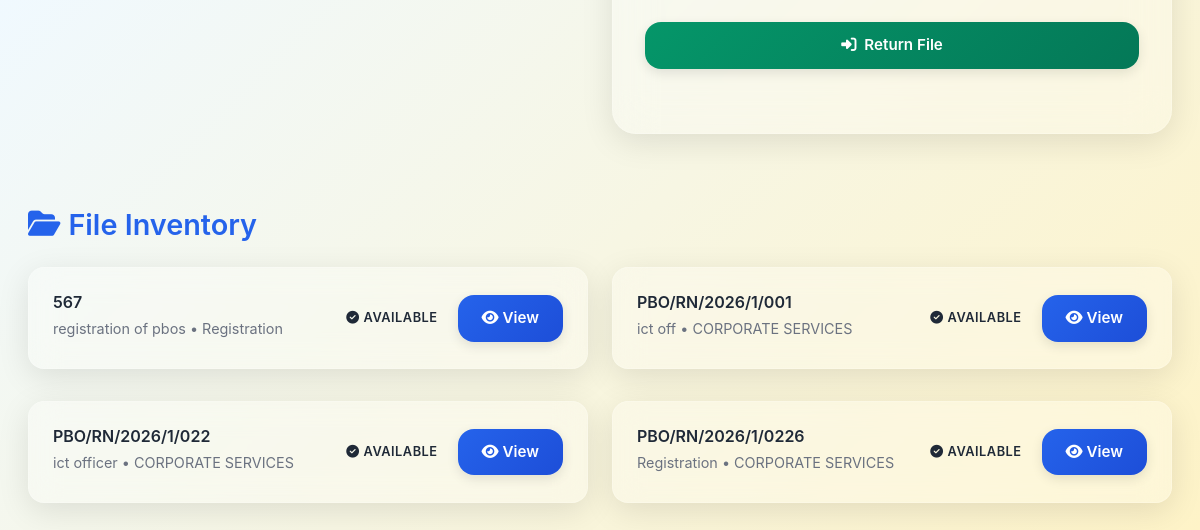
Before: /files/dashboard (signed in, lower part) with the older database file.
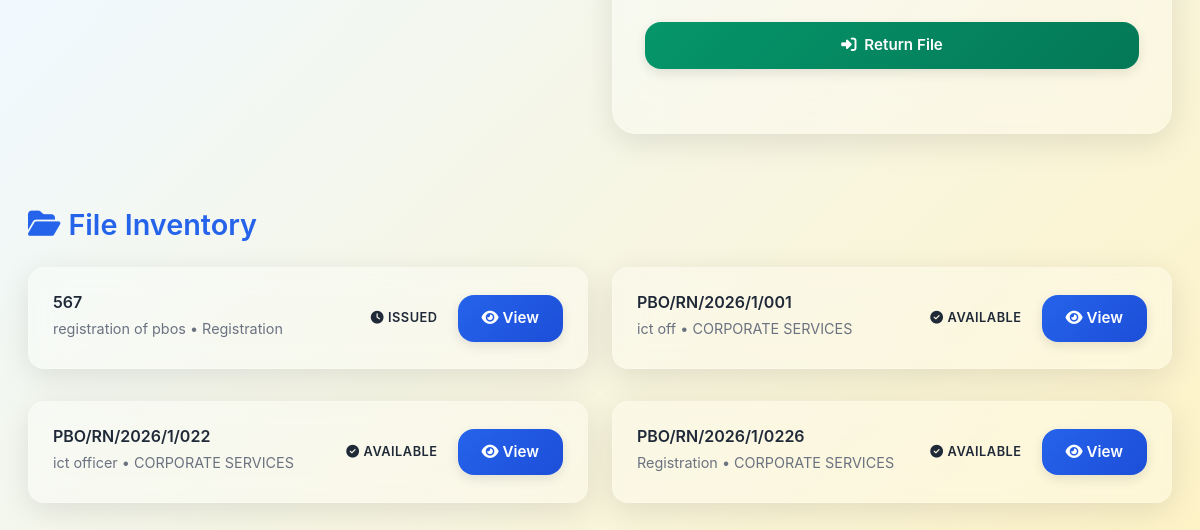
After: the same page with the newer database file.
### app/models.py (models this page shows)
class FileRecord(db.Model):
    __tablename__ = "files"
    id = db.Column(db.Integer, primary_key=True)
    file_number = db.Column(db.String(100), unique=True, nullable=False)
    title = db.Column(db.String(200), nullable=True)
    department = db.Column(db.String(120), nullable=True)
    is_issued = db.Column(db.Boolean, default=False)
    transactions = db.relationship("FileTransaction", backref="file", lazy=True)

### app/routes/files.py (the view)
@bp.route('/dashboard')
@login_required
def dashboard():
    files = FileRecord.query.all()
    form = UploadFileForm()
    checkout_form = CheckoutFileForm()
    return_form = ReturnFileForm()
    return render_template('files/dashboard.html', files=files, form=form, checkout_form=checkout_form, return_form=return_form)

### app/templates/files/dashboard.html (shortened to what this page needs)
{% extends "base.html" %}
{% block content %}
<div class="container-fluid mt-5">
    <div class="row">
        <div class="col-lg-6 mb-4">
        </div>
        <div class="col-lg-6 mb-4">
            <div class="glass-card fade-in-up">
                {% if current_user.is_admin %}
                <div class="form-section">
                    <form id="return-form" action="{{ url_for('files.return_file') }}" method="post">
                        <button type="button" class="btn btn-success w-100" onclick="submitReturn()">
                            <i class="fas fa-sign-in-alt me-2"></i>Return File
                        </button>
                    </form>
                </div>
                {% endif %}
            </div>
        </div>
    </div>
    <div class="file-list-container fade-in-up">
        <h2 class="file-list-title">
            <i class="fas fa-folder-open"></i>
            File Inventory
        </h2>
        <div class="row">
            {% for file in files %}
            <div class="col-lg-6 mb-3">
                <div class="file-item" id="file-{{ file.file_number }}">
                    <div class="file-info">
                        <div class="file-details">
                            <h5>{{ file.file_number }}</h5>
                            <p class="file-meta">{{ file.title }} • {{ file.department }}</p>
                        </div>
                        <div class="d-flex align-items-center gap-2">
                            <span class="file-status"
                                    data-file="{{ file.file_number }}">
                                {% if file.is_issued %}
                                <i class="fas fa-clock me-1"></i>Issued
                                {% else %}
                                <i class="fas fa-check-circle me-1"></i>Available
                                {% endif %}
                            </span>
                            <div class="file-actions">
                                <a href="{{ url_for('files.view_file', file_id=file.id) }}" class="btn btn-primary btn-sm">
                                    <i class="fas fa-eye"></i> View
                                </a>
                            </div>
                        </div>
                    </div>
                </div>
            </div>
            {% endfor %}
        </div>
    </div>
</div>
{% endblock %}

Changed rows visible on the page:
changed FileRecord "registration of pbos": is_issued "AVAILABLE" → "ISSUED"
